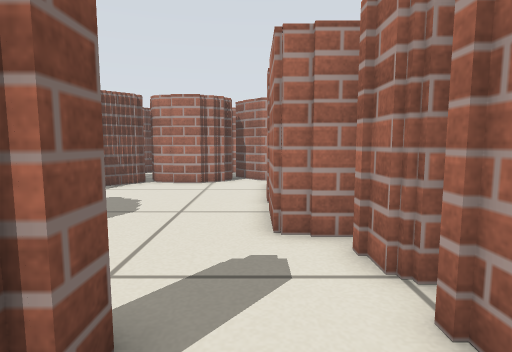
[1] (above)

18 first-person views from a walk through a robot-simulator world made for Stage. The camera is 0.45 m above the floor, tilts 6° down and sees 80° across. Floor lines are 1 m apart. The floor is counted in squares, 0.25 m on a side. Each view is taken from the middle of a square. On the plan, view 1 faces up. The plan holds only what a view shows up to about 16 squares ahead; the rest is blank. The place goes on beyond the plan. Robots are left out.

[2]
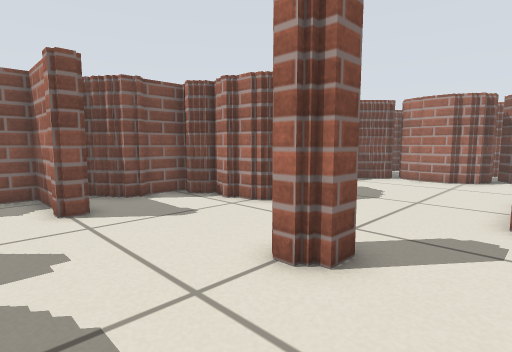

[3]
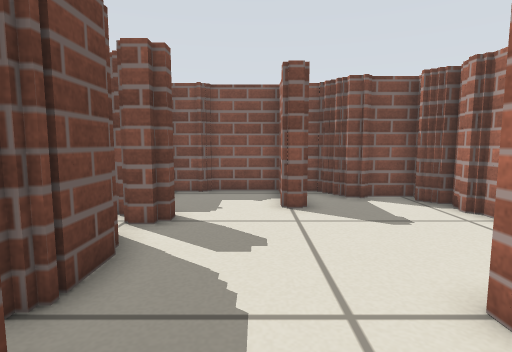

[4]
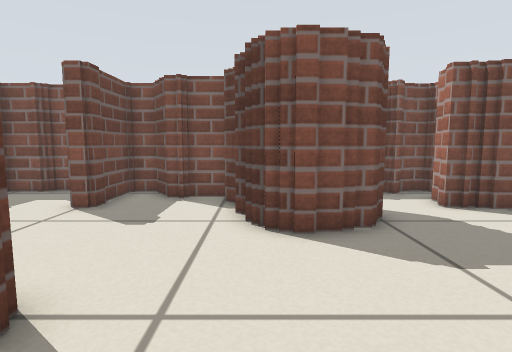

[5]
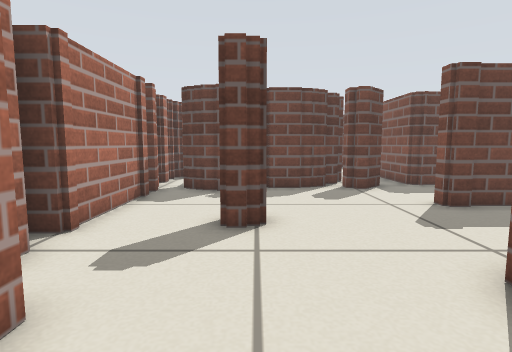

[6]
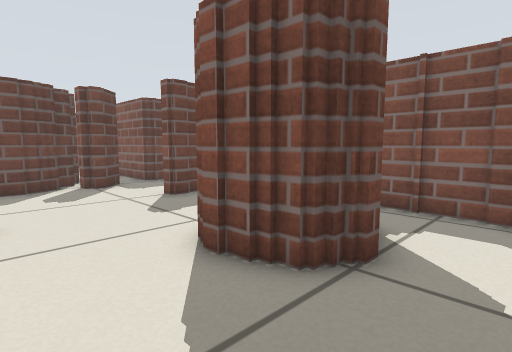

[7]
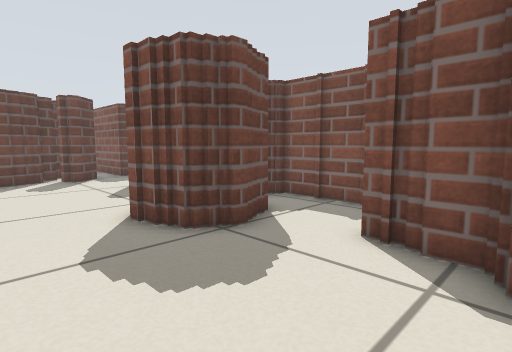

[8]
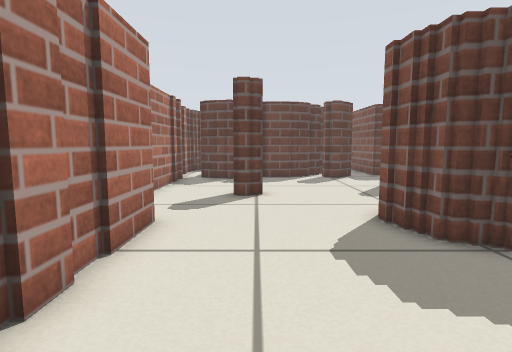

[9]
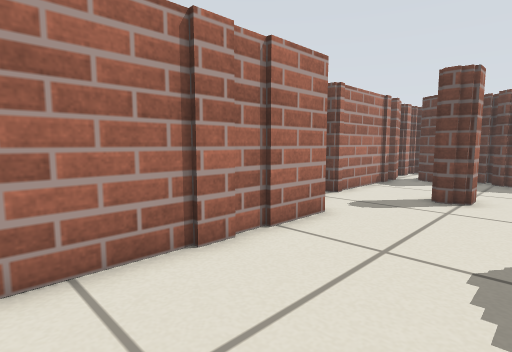

[10]
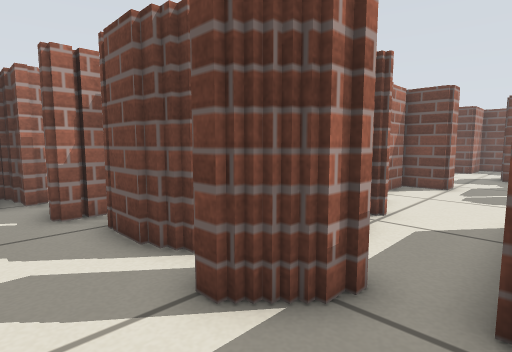

[11]
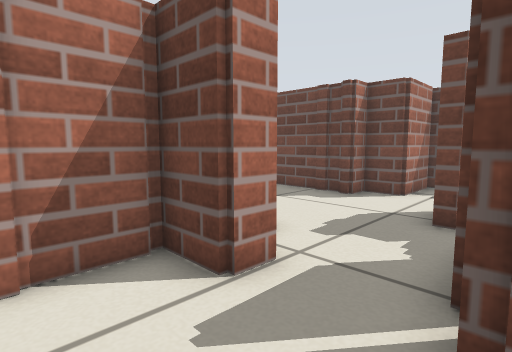

[12]
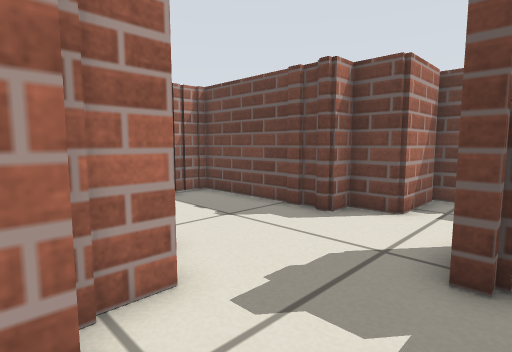

[13]
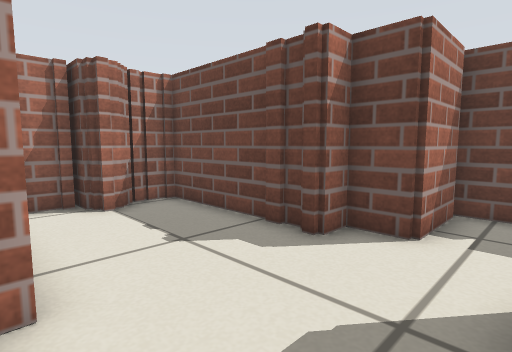

[14]
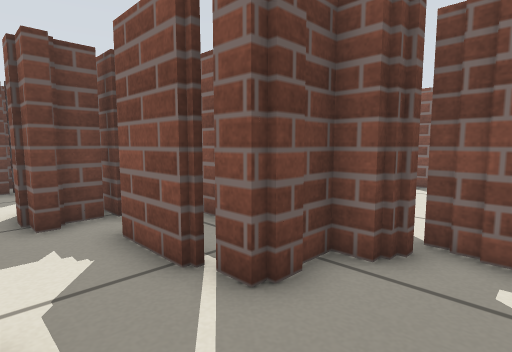

[15]
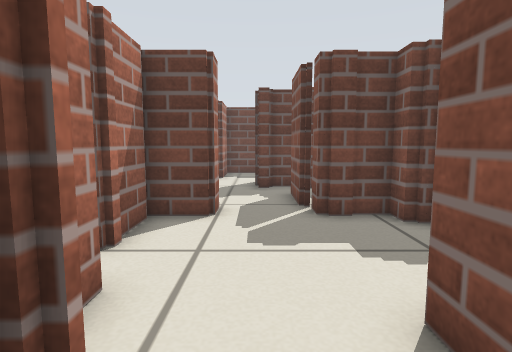

[16]
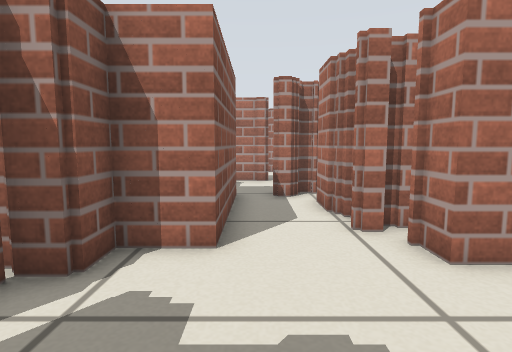

[17]
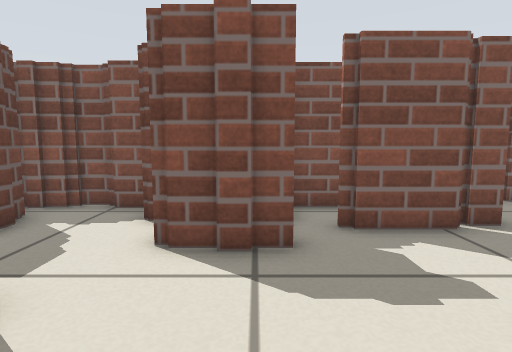

[18]
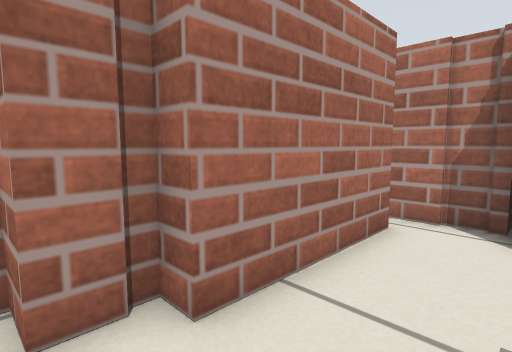

### Floor plan
Key: @ floor where view 1 was taken; # wall or solid block; . floor.
Columns run from 12 left of view 1 to 3 right of it. Each row starts with its distance up from view 1.
 15        #  ####
 14       #####..#
 13      ##..... #
 12      #...... #
 11  #####...... #
 10  ##.........#
  9  # .........#
  8  # ..##.....##
  7  #..####....##
  6  ##.# ##....###
  5     ####......#
  4    ###........#
  3    #..........#
  2   ##......##..#
  1  ##...........#
  0  ####.......@.#
 -1  #............#
 -2  #............#
 -3  ##..##.#######
 -4  ###.######
 -5    #.###  #
 -6    #..#
 -7    #..#
 -8    #..##
 -9    #..##
-10   ##...#
-11 ###....##
-12 # ..... #
-13 #.......#
-14 ### ... #
-15  ###...##
-16    ##..##
-17    ##..#########
-18  ####..........#
-19  #####.........#
-20    ###........##
-21    ###........##
-22    ###..#######
-23  ###...##
-24  # ....#
-25  #.....#
-26  #######

Where each view was taken, in squares from view 1:
view 1: 0 up, 0 right, facing up
view 2: 2 down, 1 right, facing up-left
view 3: 1 down, 1 right, facing left
view 4: 5 up, 1 right, facing left
view 5: 9 up, 2 left, facing down
view 6: 10 up, 2 left, facing down-left
view 7: 13 up, 2 left, facing down-left
view 8: 13 up, 2 left, facing down
view 9: 13 up, 4 left, facing down-right
view 10: 1 down, 9 left, facing down-right
view 11: 12 down, 9 left, facing down-right
view 12: 15 down, 8 left, facing down-right
view 13: 17 down, 7 left, facing down-right
view 14: 12 down, 6 left, facing down-left
view 15: 7 down, 7 left, facing down
view 16: 15 down, 8 left, facing up
view 17: 20 down, 2 left, facing left
view 18: 20 down, 5 left, facing up-right
